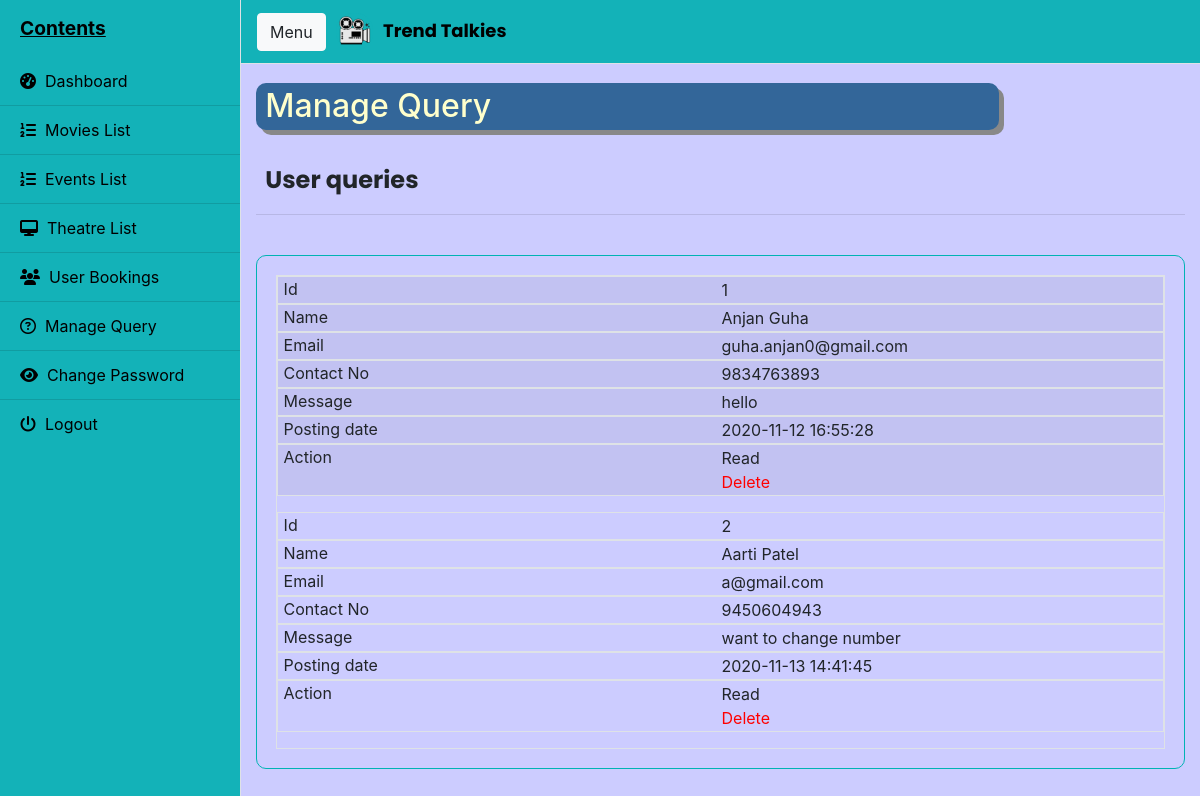
The app's page /Admin/managequery.php (signed in) with its own data.
### tables this page shows
CREATE TABLE `contactusquery` (
  `id` int(11) NOT NULL,
  `name` varchar(100) DEFAULT NULL,
  `EmailId` varchar(120) DEFAULT NULL,
  `ContactNumber` char(11) DEFAULT NULL,
  `Message` longtext DEFAULT NULL,
  `PostingDate` timestamp NOT NULL DEFAULT current_timestamp(),
  `status` int(11) DEFAULT NULL
);

### Admin/managequery.php (the view, shortened to what this page needs)
<?php
$conn = new mysqli("localhost", "root","","interim");
  ?>
<!doctype html>
<html lang="en">
<head>
    <link rel="stylesheet" href="https://stackpath.bootstrapcdn.com/bootstrap/4.5.1/css/bootstrap.min.css">
    <link rel="stylesheet" type="text/css" href="https://cdnjs.cloudflare.com/ajax/libs/animate.css/4.1.0/animate.min.css">
</head>
<body style="background-color: #ccccff;">
<div class="d-flex" id="wrapper">
<div class=" border-right" id="sidebar-wrapper"  style="background-color: #13B2B8;">
  <div class="sidebar-heading" style="color:black;"><u><b>Contents </b></u></div>
  <div class="list-group list-group-flush">
    <a href="dashboard.php" class="list-group-item list-group-item-action" id="list"><i class="fas fa-tachometer-alt"></i>&nbsp Dashboard</a>
    <a href="movieslist.php" class="list-group-item list-group-item-action" id="list"><i class="fas fa-list-ol"></i>&nbsp Movies List</a>
    <a href="eventslist.php" class="list-group-item list-group-item-action" id="list"><i class="fas fa-list-ol"></i>&nbsp Events List</a>
    <a href="theatrelist.php" class="list-group-item list-group-item-action" id="list"><i class="fas fa-desktop"></i>&nbsp Theatre List</a>
    <a href="movie_bookings.php" class="list-group-item list-group-item-action" id="list"><i class="fas fa-users"></i>&nbsp User Bookings</a>
    <a href="managequery.php" class="list-group-item list-group-item-action" id="list"><i class="far fa-question-circle"></i>&nbsp Manage Query</a>
    <a href="changepassword.php" class="list-group-item list-group-item-action" id="list"><i class="fas fa-eye"></i>&nbsp Change Password</a>
    <a href="logout.php" class="list-group-item list-group-item-action" id="list"><i class="fas fa-power-off"></i>&nbsp Logout</a>
  </div>
</div>
<div id="page-content-wrapper">
  <nav class="navbar navbar-expand-lg navbar-light border-bottom" style="background-color: #13B2B8;">
    <button class="btn btn-light" id="menu-toggle">Menu</button>
    <a class="navbar-brand" href="#" style="font-family: 'Poppins', sans-serif; font-size: 1.5vw; color: black;"><img src="../images/logo5.png" style="width: 7%; margin-left:2%;">&nbsp <b>Trend Talkies</b>
        </a>
  </nav>
<div class="container-fluid">
    <div class="row">
		<div class="col-md-12">
            <h2 class="page-title" style="width:80%; padding:0.5%;margin-top:2%; padding-left: 1%; background-color:#336699;border-radius: 10px; box-shadow: 5px 5px #888888;color:#ffffcc;">Manage Query</h2><br>
            <div class="panel panel-default">
        <div class="panel-heading" style="font-size: 150%; margin-left:1%;font-family: 'Poppins', sans-serif;"><b>User queries </b></div><hr>
<br>
				    <div class="panel-body"  style="padding: 2%; border-radius: 10px; border: 1px solid #00b3b3;">
                    <table role="table" class="table-striped table-bordered" style="width: 100%;" >
									<tbody role="rowgroup">
                    <?php
                        $query = "select * from contactusquery";
                        $result = $conn->query($query);
                        $cnt=1;
                        while($row = $result->fetch_assoc()){
                        echo "<tr role='row'>";
                        echo "<td role='cell'>$cnt</td>";
                        echo "<td role='cell'>".$row["name"]."</td>";
                        echo "<td role='cell'>".$row["EmailId"]."</td>";
                        echo "<td role='cell'>".$row["ContactNumber"]."</td>";
                        echo "<td role='cell'>".$row["Message"]."</td>";
                        echo "<td role='cell'>".$row["PostingDate"]."</td>";
                        if($row['status'] == 1){
                          echo"<td>Read<br><a href='managequery.php?del=".$row["id"]."'  onclick=\"javascript:return confirm('Do you really want to read?');\" style='color:#ff0000;'>Delete</a></td>";
                          }
                         echo"</tr>";
                         ?>
                      <?php $cnt=$cnt+1; } ?>
                     </tbody>
                </table>
                  </div>
            </div>
        </div>
    </div>
</div>
</body>
</html>

### Admin/managequery.php (style rules this page uses)
#wrapper { overflow-x: hidden; }
#sidebar-wrapper { min-height: 100vh; margin-left: -15rem; -webkit-transition: margin .25s ease-out; -moz-transition: margin .25s ease-out; -o-transition: margin .25s ease-out; transition: margin .25s ease-out; }
#sidebar-wrapper .sidebar-heading { padding: 0.875rem 1.25rem; font-size: 1.2rem; }
#sidebar-wrapper .list-group { width: 15rem; }
#page-content-wrapper { min-width: 100vw; }
@media (min-width: 768px) { #sidebar-wrapper { margin-left: 0; } }
@media (min-width: 768px) { #page-content-wrapper { min-width: 0; width: 100%; } }
#list { background-color: #13B2B8; color: black; }
@media only screen 
    and (max-width: 760px), (min-device-width: 768px) 
    and (max-device-width: 1024px) { table, thead, tbody, th, td, tr { display: block; } }
@media only screen 
    and (max-width: 760px), (min-device-width: 768px) 
    and (max-device-width: 1024px) { tr { margin: 0 0 1rem 0; } }
@media only screen 
    and (max-width: 760px), (min-device-width: 768px) 
    and (max-device-width: 1024px) { tr:nth-child(odd) { background: #ccc; } }
@media only screen 
    and (max-width: 760px), (min-device-width: 768px) 
    and (max-device-width: 1024px) { td { border-bottom: 1px solid #eee; position: relative; padding-left: 50%; } }
@media only screen 
    and (max-width: 760px), (min-device-width: 768px) 
    and (max-device-width: 1024px) { td:before { position: absolute; top: 0; left: 6px; width: 45%; padding-right: 10px; white-space: nowrap; } }
@media only screen 
    and (max-width: 760px), (min-device-width: 768px) 
    and (max-device-width: 1024px) { td:nth-of-type(1):before { content: "Id"; } }
@media only screen 
    and (max-width: 760px), (min-device-width: 768px) 
    and (max-device-width: 1024px) { td:nth-of-type(2):before { content: "Name"; } }
@media only screen 
    and (max-width: 760px), (min-device-width: 768px) 
    and (max-device-width: 1024px) { td:nth-of-type(3):before { content: "Email"; } }
@media only screen 
    and (max-width: 760px), (min-device-width: 768px) 
    and (max-device-width: 1024px) { td:nth-of-type(4):before { content: "Contact No"; } }
@media only screen 
    and (max-width: 760px), (min-device-width: 768px) 
    and (max-device-width: 1024px) { td:nth-of-type(5):before { content: "Message"; } }
@media only screen 
    and (max-width: 760px), (min-device-width: 768px) 
    and (max-device-width: 1024px) { td:nth-of-type(6):before { content: "Posting date"; } }
@media only screen 
    and (max-width: 760px), (min-device-width: 768px) 
    and (max-device-width: 1024px) { td:nth-of-type(7):before { content: "Action"; } }

### records on screen
contactusquery: name "Anjan Guha", EmailId "guha.anjan0@gmail.com", ContactNumber "9834763893", Message "hello", PostingDate "2020-11-12 16:55:28"
contactusquery: name "Aarti Patel", EmailId "a@gmail.com", ContactNumber "9450604943", Message "want to change number", PostingDate "2020-11-13 14:41:45"
